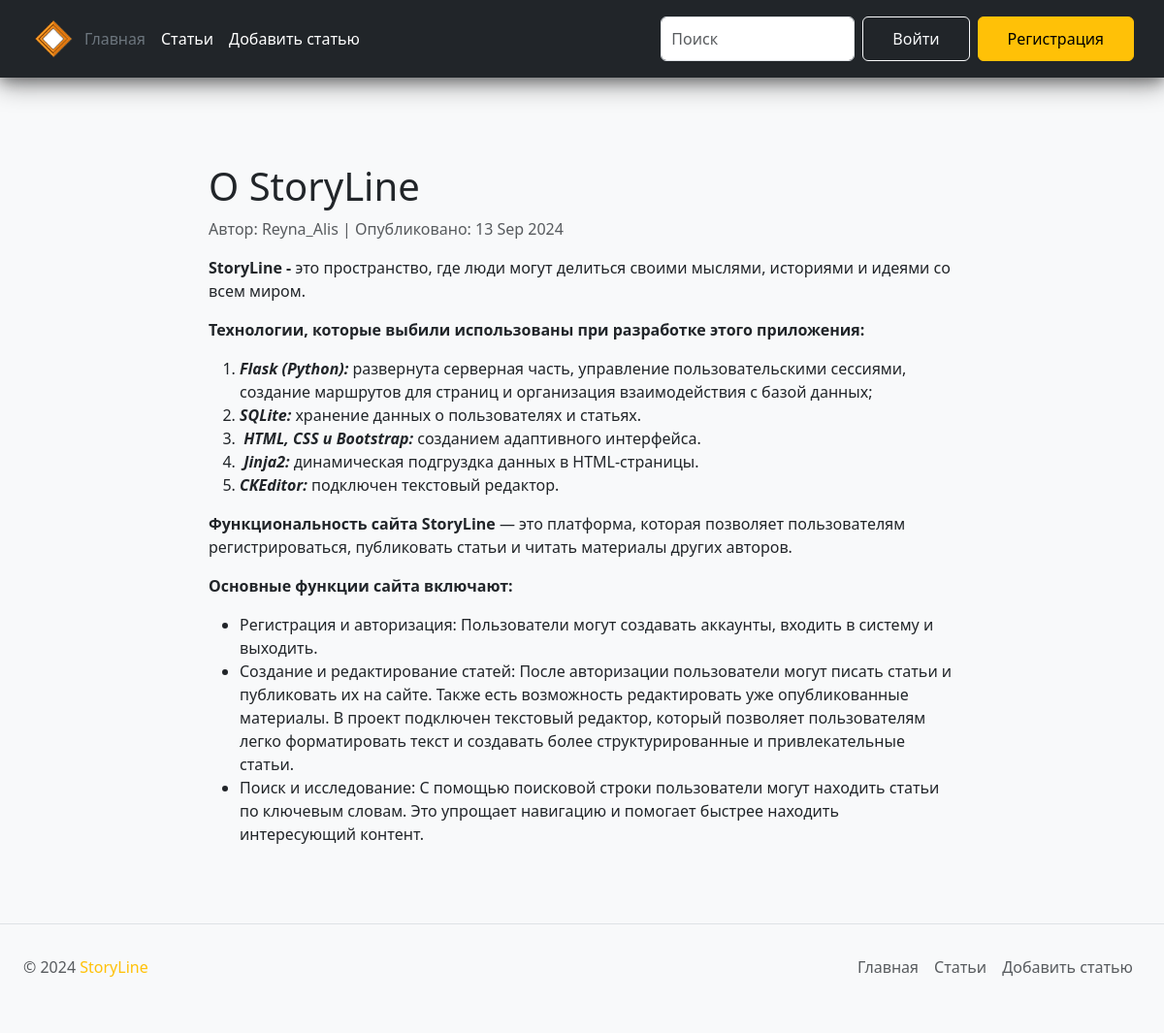
/post/1, run on the app's committed database.
### models.py (models this page shows)
class Post(db.Model):
    id = db.Column(db.Integer, primary_key=True)
    title = db.Column(db.String(300), nullable=False)
    text = db.Column(db.Text(300), nullable=False)
    author = db.Column(db.String(100), nullable=False)
    date_posted = db.Column(db.DateTime, nullable=False, default=lambda: datetime.now(timezone.utc))

### app.py (the view)
@app.route("/post/<int:post_id>")
def post_detail(post_id):
    post = Post.query.get_or_404(post_id)
    return render_template('post_detail.html', post=post)

### templates/post_detail.html (shortened to what this page needs)
{% extends 'base.html' %}
{% block content %}
<div class="container mt-5" style="max-width: 800px;">
    <article class="post">
        <h1>{{ post.title }}</h1>
        <p class="text-muted">Автор: {{ post.author }} | Опубликовано: {{ post.date_posted.strftime('%d %b %Y') }}</p>
        <div>{{ post.text | safe }}</div>
    </article>
</div>
{% endblock %}

### static/css/main.css (style rules this page uses)
* { box-sizing: border-box; }
.container { width: 100%; max-width: 1200px; margin: 0 auto; padding: 0 15px; }

### data on the page
Post: title "О StoryLine", author "Reyna_Alis", date_posted "13 Sep 2024", text "StoryLine - это пространство, где люди могут делиться своими мыслями, историями и идеями со всем миром. Технологии, которые выбили использованы при разработке этого приложения: Flask (Python): развернута серверная часть, управление пользовательскими сессиями, создание маршрутов для страниц и организация взаимодействия с базой данных; SQLite: хранение данных о пользователях и статьях. HTML, CSS и Bootstrap: созданием адаптивного интерфейса. Jinja2: динамическая подгруздка данных в HTML-страницы. CKEditor: подключен текстовый редактор. Функциональность сайта StoryLine — это платформа, которая позволяет пользователям регистрироваться, публиковать статьи и читать материалы других авторов.…"
